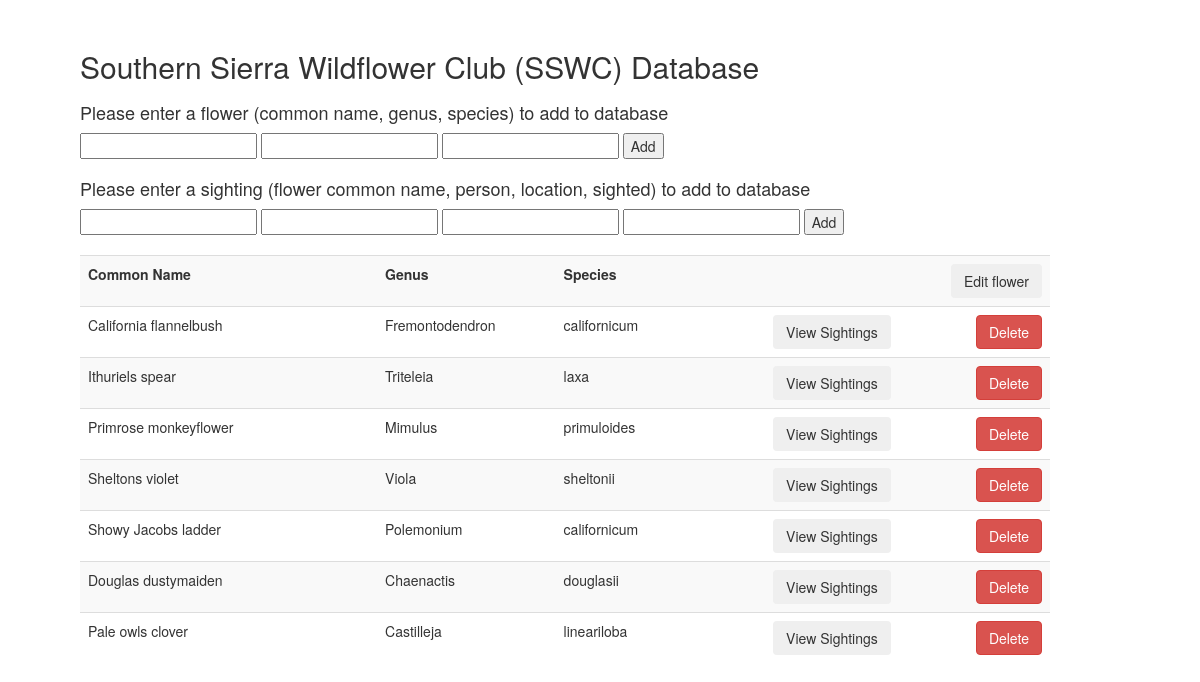
The page / on the database its author committed.
### tables this page shows
CREATE TABLE FLOWERS 
(GENUS VARCHAR(30), SPECIES VARCHAR(30), 
 COMNAME VARCHAR(30) primary key );

### flowersdb.py (the view)
@app.route("/", methods=["GET", "POST"])
def getFlowers():
    connection = engine.connect()
    flowers = connection.execute("SELECT * FROM FLOWERS")
    return render_template('home.html', flowers=flowers)
    connection.close()

### templates/home.html (shortened to what this page needs)
<!DOCTYPE html>
<html>
<head>
  <link rel="stylesheet" href="https://maxcdn.bootstrapcdn.com/bootstrap/3.3.5/css/bootstrap.min.css">
  <link rel="stylesheet" href="styles/main.css">
</head>
  <body>
    <h2>Southern Sierra Wildflower Club (SSWC) Database</h2>
    <h4>Please enter a flower (common name, genus, species) to add to database</h4>
    <form action="/new/" methods= "GET", "POST">
        <input type="text" name="comname">
        <input type="text" name="genus">
        <input type="text" name="species">
        <button name="new" type="submit">Add</button>
    </form>
    <h4>Please enter a sighting (flower common name, person, location, sighted) to add to database</h4>
    <form action="/newSighting/" methods="GET","POST">
        <input type="text" name="name">
        <input type="text" name="person">
        <input type="text" name="location">
        <input type="text" name="sighted">
        <button name="newSighting" type="submit">Add</button>
    </form>
    <div class="tableWrapper">
      <table class="table table-striped table-hover">
        <tr>
            <th>Common Name</th>
            <th>Genus</th>
            <th>Species</th>
            <th></th>
            <th><form action="/on_edit/" method="POST">
                <input type="submit" value="Edit flower" class="btn pull-right">
            </form></th>
        </tr>
        {% for row in flowers %}
        <tr>
                <td>{{ row.2 }}</td>
                <td>{{ row.0 }}</td>
                <td>{{ row.1 }}</td>
                <td>
                  <form action="{{url_for('getSightings', name=row.2)}}" method="POST">
                      <input type="submit" value="View Sightings" class="btn pull-right">
                  </form>
                </td>
                <td>
                  <form action="{{url_for('delete', comname=row.2)}}" method="POST">
                      <input type="submit" value="Delete" class="btn btn-danger pull-right">
                  </form>
                </td>
        </tr>
        {% endfor %}
      </table>
    </div>
  </body>
</html>

### styles/main.css (style rules this page uses)
body { margin-top: 100px; margin-bottom: 100px; margin-right: 150px; margin-left: 80px; }
.tableWrapper { max-height: 400px; overflow: auto; }

### templates/home.html (style rules this page uses)
body { margin-top: 50px; margin-bottom: 100px; margin-right: 150px; margin-left: 80px; }

### rows shown on the page
FLOWERS: COMNAME "California flannelbush", GENUS "Fremontodendron", SPECIES "californicum"
FLOWERS: COMNAME "Ithuriels spear", GENUS "Triteleia", SPECIES "laxa"
FLOWERS: COMNAME "Primrose monkeyflower", GENUS "Mimulus", SPECIES "primuloides"
FLOWERS: COMNAME "Sheltons violet", GENUS "Viola", SPECIES "sheltonii"
FLOWERS: COMNAME "Showy Jacobs ladder", GENUS "Polemonium", SPECIES "californicum"
FLOWERS: COMNAME "Douglas dustymaiden", GENUS "Chaenactis", SPECIES "douglasii"
FLOWERS: COMNAME "Pale owls clover", GENUS "Castilleja", SPECIES "lineariloba"
